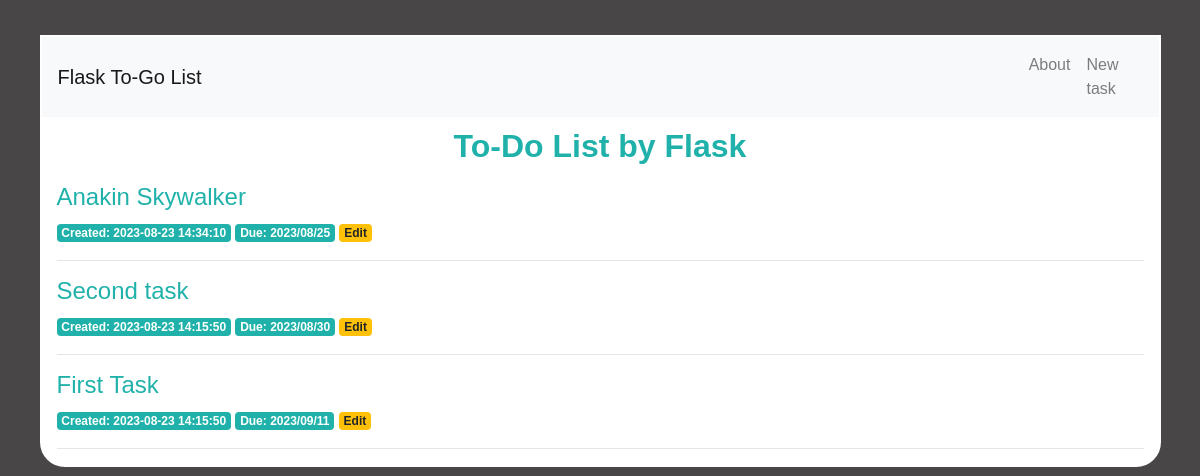
Before: / with the older database file.
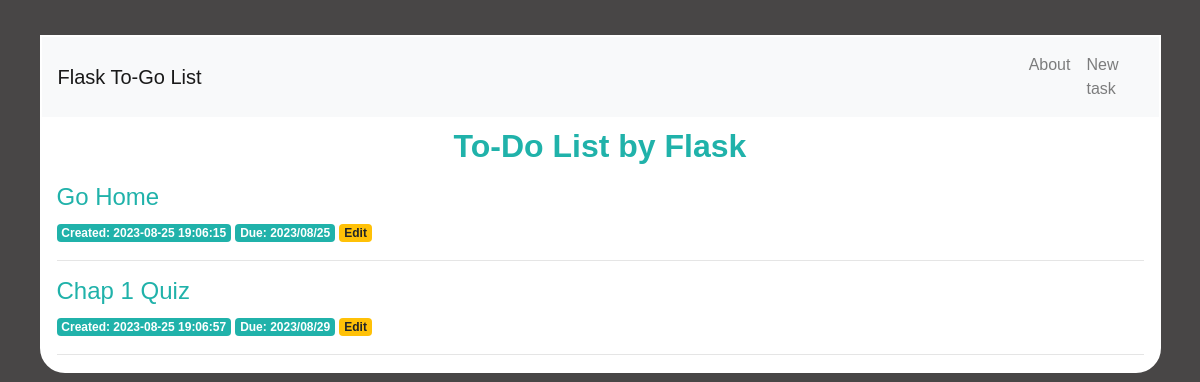
After: the same page with the newer database file.
### tables this page shows
CREATE TABLE tasks (
    id INTEGER PRIMARY KEY AUTOINCREMENT,
    created TIMESTAMP NOT NULL DEFAULT CURRENT_TIMESTAMP,
    tName TEXT NOT NULL,
    tDescription TEXT NOT NULL,
    endDate DATETIME
);

### app.py (the view)
@app.route('/')
def index():
    conn = get_db_connection()
    tasks = conn.execute('SELECT * FROM tasks ORDER BY endDate').fetchall()
    conn.close()
    return render_template('index.html', tasks=tasks)

### app.py (called while the page is built)
def get_db_connection():
    conn = sqlite3.connect('database.db')
    conn.row_factory = sqlite3.Row
    return conn

### templates/index.html
{% extends 'base.html' %}
{% block content %}
    <h1>{% block title %} To-Do List by Flask {% endblock %}</h1>
    {% for task in tasks %}
        <a href="{{ url_for('task', task_id=task['id']) }}">
            <h2>{{ task['tName'] }}</h2>
        </a>
        <span class = "badge badge-primary">Created: {{ task['created'] }}</span>
        <span class = "badge badge-primary">Due: {{ task['endDate'] }}</span>
        <a href="{{ url_for('edit', id=task['id']) }}">
            <span class="badge badge-warning">Edit</span>
        </a>
        <hr>
    {% endfor %}
{% endblock %}

### templates/base.html (shortened to what this page needs)
<!DOCTYPE html>
<html lang="en">
  <head>
    <link rel="stylesheet" href="https://stackpath.bootstrapcdn.com/bootstrap/4.3.1/css/bootstrap.min.css">
    <link rel="stylesheet" type = "text/css" href = "../static/css/style.css">
  </head>
  <body>
    <nav class="navbar navbar-expand-md navbar-light bg-light">
      <a class="navbar-brand" href="{{ url_for('index')}}">Flask To-Go List</a>
        <div class="collapse navbar-collapse" id="navbarNav">
            <ul class="navbar-nav">
            <li class="nav-item">
                <a class="nav-link" href="{{ url_for('index')}}">About</a>
            </li>
            <li class="nav-item">
              <a class="nav-link" href="{{url_for('create')}}">New task</a>
            </li>
            </ul>
        </div>
    </nav>
    <div class="container">
        {% block content %} {% endblock %}
    </div>
  </body>
</html>

### static/css/style.css (style rules this page uses)
* { font-family: 'Arial', sans-serif; }
html { background-color: rgb(72, 70, 70); padding: 10px; }
body { width: 95%; margin: 25px auto; border: 2px white solid; border-bottom-left-radius: 25px; border-bottom-right-radius: 25px; }
div.container { background-color: white; }
h1 { font-size: 2em; color: lightseagreen; text-align: center; padding: 10px; font-weight: 700; }
h2 { font-size: 1.5em; font-weight: 500; }
a { width: 100%; color: lightseagreen; }
.badge-primary { color: white; background-color: lightseagreen; }
a.navbar-brand { float: left; }

Changed rows visible on the page:
removed tasks: tName "Anakin Skywalker", created "2023-08-23 14:34:10", endDate "2023/08/25"
removed tasks: tName "Second task", created "2023-08-23 14:15:50", endDate "2023/08/30"
removed tasks: tName "First Task", created "2023-08-23 14:15:50", endDate "2023/09/11"
added tasks: tName "Go Home", created "2023-08-25 19:06:15", endDate "2023/08/25"
added tasks: tName "Chap 1 Quiz", created "2023-08-25 19:06:57", endDate "2023/08/29"
